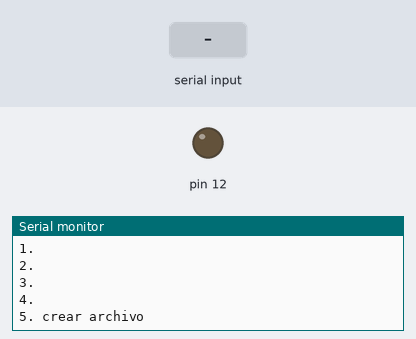
This sketch was run on a simulated Arduino Mega 2560, built with avr-gcc and run on an emulated ATmega2560. Parts: output pins drawn as LEDs (lit = HIGH), the last lines printed to the serial monitor. The test bench sets the inputs (shaded band). Storage starts empty.

Above: at 1.3 s.
1.4 s: "90,45\n" received over Serial
At 3.0 s:
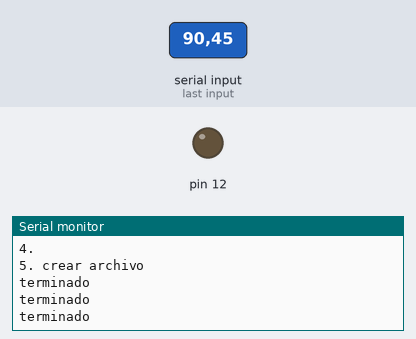
3.9 s: "1\n" received over Serial
At 4.3 s:
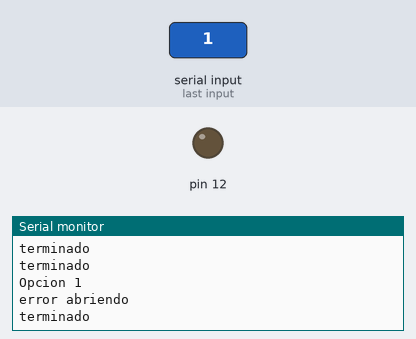
5.4 s: "4\n" received over Serial
At 6.0 s:
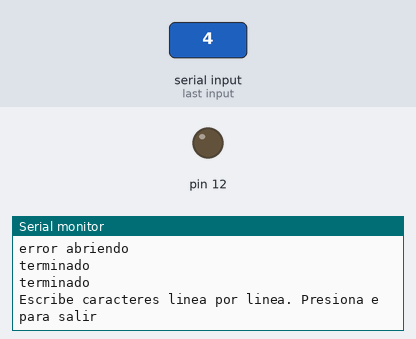
Timing chart, 0 to 8.4 s (numbered marks = the images above; inputs shaded):
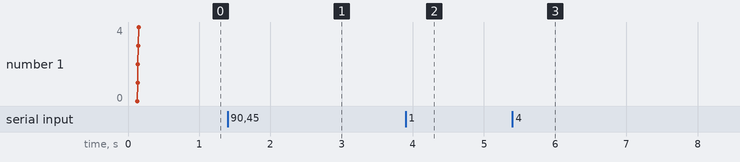

Measured:
- after the input at 1.4 s, the serial monitor: prints a new line at once (image 1)
- after the input at 3.9 s, the serial monitor: prints a new line at once (image 2)
- after the input at 5.4 s, the serial monitor: prints a new line at once (image 3)

The sketch:

lab6.ino
```cpp
/*
 * Código para lab6 y postlab6
 código basado en librería desarrollada por:
 by David A. Mellis
 modified 9 Apr 2012
 by Tom Igoe
 modified 2 Feb 2014
 by Scott Fitzgerald

 modificado para el lab  6 Digital 2 por:
 Estuardo Castillo
   Conexiones en la tivaC con spi.setmodule(0)
 ** MOSI - PA5
 ** MISO - PA4
 ** CLK - PA2
 ** CS - PA3
 */
//librerias
#include <SPI.h>
#include <SD.h>
//variables globales
char ichar;
char input[50];
File root;
//const int CS = PA3;


//inicialización
void setup()
{
  // Open serial communications and wait for port to open:
  Serial.begin(9600);
  SPI.setModule(0);


  Serial.println("Inicializando tarjeta SD...");
  // On the Ethernet Shield, CS is pin 4. It's set as an output by default.
  // Note that even if it's not used as the CS pin, the hardware SS pin
  // (10 on most Arduino boards, 53 on the Mega) must be left as an output
  // or the SD library functions will not work.
  pinMode(12, OUTPUT);

  if (!SD.begin(12)) {
    Serial.println("initializacion fallida!");
    return;
  }
  Serial.println("initializacion completa.");
  int max_size = 5;
  char files[max_size];
  root = SD.open("/");
  Serial.println("Archivos disponibles: ");
  Serial.println("-------------------------------------------");
  for (uint8_t i=0; i<max_size; i++){
    File entry =  root.openNextFile();
    if(!entry.isDirectory()){
      Serial.print(i);
      Serial.print(". ");
      Serial.println(entry.name());
    }
  }
  Serial.println("5. crear archivo");
}

//repetir indefinidamente
void loop()
{
    File myFile;
    if (Serial.available() > 0) {
    Serial.flush();
    int selectedOption = Serial.parseInt(); // Leer input
    //decidir que opcion se ha seleccionado
    switch (selectedOption) {
      case 1:
        Serial.println("Opcion 1");
        myFile = SD.open("coin.txt");
        Readfile(myFile);
        // Implement code for Option 1 here
        break;

      case 2:
        Serial.println("Opcion 2");
        myFile = SD.open("mushroom.txt");
        Readfile(myFile);
        break;

      case 3:
        Serial.println("Opcion 3");
        myFile = SD.open("question_mark.txt");
        Readfile(myFile);
        break;
      case 4:
          SD.remove("foto_4.txt");
          myFile = SD.open("foto_4.txt", FILE_WRITE); //Opening the file
          //utiliza el nombre del archivo como parametro
          if(myFile) {
            Serial.println("\nEscribe caracteres linea por linea. Presiona e para salir");

          int i = 0;
          //e is the scape character. While blocks reads the entered characters.
          while (ichar != 'e') {
            if(Serial.available() > 0){
                ichar = Serial.read();
                Serial.println(ichar);
                delay(20);

                  if (ichar != 'e') {
                    input[i] = ichar;
                    i++;
                  }

                if (i >= 50)
                    break;
            }
          }
            myFile.println(input);

            //Closing the file
            myFile.close();
          }
          else {
            Serial.println("Imagen creada ");
          }
          break;
          //selector = 0;
      case 5:
            myFile = SD.open("foto_4.txt"); //abrir archivo
          if(myFile) {
            Serial.println("\n \t \t Imagen creada: ");
            while (myFile.available()) {
              //escribe el contenido del archivo.
              Serial.write(myFile.read());
            }
            //Closing the file
            myFile.close();
          }
          else {
            Serial.println("error abriendo");
          }
      default:
        //Serial.println("Opcion invalida");
        break;
    }
    Serial.println("terminado");
  }
}

void printDirectory(File dir, int numTabs) {
   while(true) {
     File entry =  dir.openNextFile();
     if (! entry) {
       // no more files
       break;
     }
     for (uint8_t i=0; i<numTabs; i++) {
       Serial.print('\t');
     }
     Serial.print(entry.name());
     if (entry.isDirectory()) {
       Serial.println("/");
       printDirectory(entry, numTabs+1);
     } else {
       // files have sizes, directories do not
       Serial.print("\t\t");
       Serial.println(entry.size(), DEC);
     }
     entry.close();
   }
}
void Readfile(File myFile){
  if (myFile) {
    //Serial.println("coin.txt:");

    // read from the file until there's nothing else in it:
    while (myFile.available()) {
      Serial.write(myFile.read());
    }
    // close the file:
    myFile.close();
  } else {
    // if the file didn't open, print an error:
    Serial.println("error abriendo");
  }
}
```
